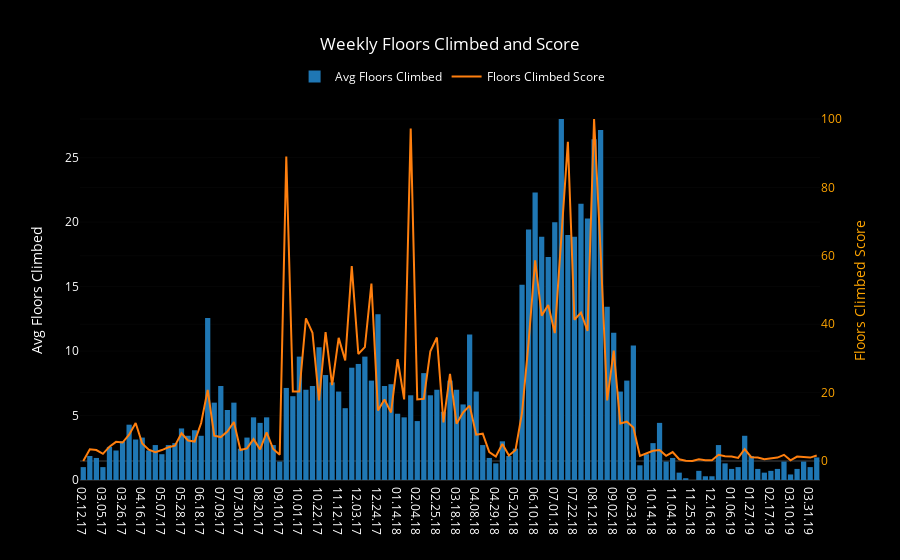

This figure's notebook cell:
### Code cell
bars = go.Bar(x=week_df.week_range, y=week_df.mean_flrs,
              name='Avg Floors Climbed', yaxis='y1')

score_line = go.Scatter(x=week_df.week_range, y=week_df.floors_score,
                        name='Floors Climbed Score', yaxis='y2')

layout = go.Layout({'plot_bgcolor': 'black', 'paper_bgcolor': 'black',
                    'font': {'color': 'white'},
                    'title': 'Weekly Floors Climbed and Score',
                    'legend': {'orientation': 'h', 'x': .29, 'y': 1.1},
                    'yaxis': {'title': 'Avg Floors Climbed'},
                    'yaxis2': {'title': 'Floors Climbed Score',
                               'titlefont': {'color': 'orange'},
                               'tickfont': {'color': 'orange'},
                               'overlaying': 'y',
                               'side': 'right'},
                   'xaxis': {'type': '-'}})

data = [bars, score_line]
fig = go.Figure(data=data, layout=layout)
iplot(fig)
